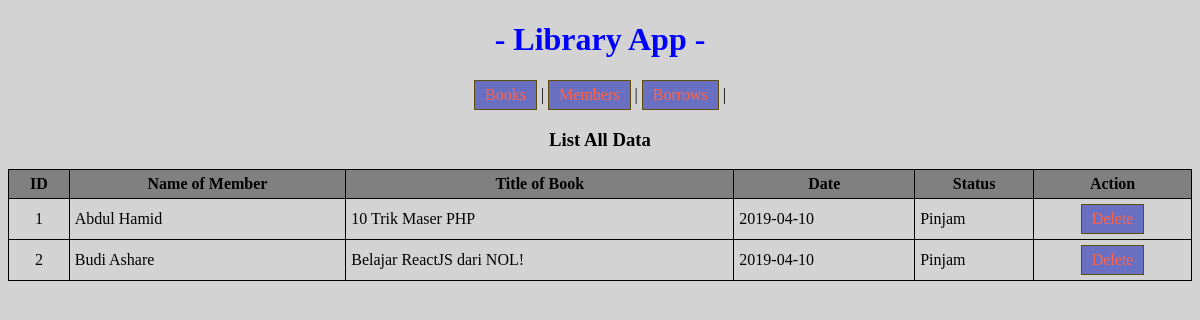
Page /perpustakaan/borrowsData.php on the committed database.
### tables this page shows
CREATE TABLE `peminjaman` (
  `id_pinjam` int(11) NOT NULL,
  `id_buku` int(11) NOT NULL,
  `id_anggota` int(11) NOT NULL,
  `tanggal_pinjam` date DEFAULT NULL,
  `tanggal_kembali` date DEFAULT NULL,
  `status` enum('pinjam','selesai') DEFAULT NULL
);

CREATE TABLE `anggota` (
  `id_anggota` int(11) NOT NULL,
  `nama` varchar(100) NOT NULL,
  `jk` enum('L','P') NOT NULL,
  `alamat` text NOT NULL,
  `telpon` varchar(15) NOT NULL
);

CREATE TABLE `tb_buku` (
  `id_buku` int(11) NOT NULL,
  `judul` varchar(50) NOT NULL,
  `pengarang` varchar(50) NOT NULL,
  `penerbit` varchar(50) NOT NULL,
  `kategori` varchar(50) NOT NULL,
  `tahun` varchar(6) NOT NULL
);

### perpustakaan/borrowsData.php (the view, shortened to what this page needs)
<?php
require_once 'config.php';
$sql = "SELECT id_pinjam, anggota.nama as nama_anggota, tb_buku.judul as judul_buku, tanggal_pinjam, status FROM peminjaman JOIN anggota ON anggota.id_anggota = peminjaman.id_anggota JOIN tb_buku ON tb_buku.id_buku = peminjaman.id_buku";
$query = mysqli_query($connection, $sql);
?>
<!DOCTYPE html>
<html lang="en">
<head>
</head>
<link rel="stylesheet" href="style.css">
<body>
	<h1>- Library App -</h1>
	<?php require_once 'listMenu.php'; ?>
	<h3 class="center">
		List All Data
	</h3>
	<table cellpadding="5">
		<thead>
			<tr>
				<th>ID</th>
				<th>Name of Member</th>
				<th>Title of Book</th>
				<th>Date</th>
				<th>Status</th>
				<th>Action</th>
			</tr>
		</thead>
		<tbody>
			<?php
				if(mysqli_num_rows($query) > 0):
					while($data = mysqli_fetch_object($query)): ?>
						<tr>
							<td class="center"><?= $data->id_pinjam; ?></td>
							<td><?= $data->nama_anggota; ?></td>
							<td><?= $data->judul_buku ?></td>
							<td><?= $data->tanggal_pinjam; ?></td>
							<td><?= ucwords($data->status); ?></td>
							<td class="center">
								<a onclick="return askFirst()" href="deleteMember.php?memberID=<?= $data->id_peminjaman; ?>" class="btn">Delete</a>
							</td>
						</tr>
			<?php	endwhile;
			endif; ?>
		</tbody>
	</table>
</body>
</html>

### perpustakaan/style.css (style rules this page uses)
body { background: LightGray; }
a:link, a:visited { color:Tomato; padding: 5px; text-align: center; text-decoration: none; display: inline-block; }
table { width: 100%; }
th { background: gray; }
table, th, td { border:1px solid black; border-collapse: collapse; }
h1 { color: blue; text-align: center; }
.center { text-align: center; }
.btn { background: #6970C1; padding:5px 10px !important; border:1px solid #604D0A; color: #fff; }

### rows in the picture
peminjaman: id_pinjam "1", id_anggota.nama "Abdul Hamid", id_buku.judul "10 Trik Maser PHP", tanggal_pinjam "2019-04-10", status "Pinjam"
peminjaman: id_pinjam "2", id_anggota.nama "Budi Ashare", id_buku.judul "Belajar ReactJS dari NOL!", tanggal_pinjam "2019-04-10", status "Pinjam"
